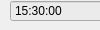
       <widget class="QWidget" name="PeakTimes2Page">
        <property name="geometry">
         <rect>
          <x>0</x>
          <y>0</y>
          <width>100</width>
          <height>30</height>
         </rect>
        </property>
        <attribute name="label">
         <string>Peak Period 2</string>
        </attribute>
        <widget class="QTimeEdit" name="STMPtimeEdit">
         <property name="geometry">
          <rect>
           <x>10</x>
           <y>0</y>
           <width>118</width>
           <height>22</height>
          </rect>
         </property>
         <property name="autoFillBackground">
          <bool>false</bool>
         </property>
         <property name="styleSheet">
          <string notr="true">background-color: rgb(235, 235, 235);</string>
         </property>
         <property name="dateTime">
          <datetime>
           <hour>15</hour>
           <minute>30</minute>
           <second>0</second>
           <year>2022</year>
           <month>3</month>
           <day>15</day>
          </datetime>
         </property>
         <property name="time">
          <time>
           <hour>15</hour>
           <minute>30</minute>
           <second>0</second>
          </time>
         </property>
        </widget>
        <widget class="QLabel" name="STMPlabel">
         <property name="geometry">
          <rect>
           <x>140</x>
           <y>0</y>
           <width>41</width>
           <height>20</height>
          </rect>
         </property>
         <property name="font">
          <font>
           <family>MS Sans Serif</family>
           <weight>75</weight>
           <bold>true</bold>
          </font>
         </property>
         <property name="text">
          <string>STMP</string>
         </property>
        </widget>
        <widget class="QTimeEdit" name="EMPtimeEdit">
         <property name="geometry">
          <rect>
           <x>10</x>
           <y>30</y>
           <width>118</width>
           <height>22</height>
          </rect>
         </property>
         <property name="autoFillBackground">
          <bool>false</bool>
         </property>
         <property name="styleSheet">
          <string notr="true">background-color: rgb(235, 235, 235);</string>
         </property>
         <property name="dateTime">
          <datetime>
           <hour>8</hour>
           <minute>0</minute>
           <second>0</second>
           <year>2022</year>
           <month>3</month>
           <day>15</day>
          </datetime>
         </property>
         <property name="time">
          <time>
           <hour>8</hour>
           <minute>0</minute>
           <second>0</second>
          </time>
         </property>
        </widget>
        <widget class="QLabel" name="EMPlabel">
         <property name="geometry">
          <rect>
           <x>140</x>
           <y>30</y>
           <width>31</width>
           <height>16</height>
          </rect>
         </property>
         <property name="font">
          <font>
           <family>MS Sans Serif</family>
           <weight>75</weight>
           <bold>true</bold>
          </font>
         </property>
         <property name="text">
          <string>EMP</string>
         </property>
        </widget>
       </widget>
